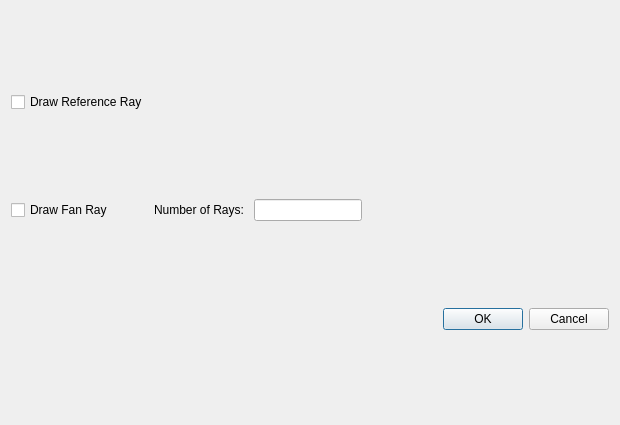
<?xml version="1.0" encoding="UTF-8"?>
<ui version="4.0">
 <class>LayoutDialog</class>
 <widget class="QDialog" name="LayoutDialog">
  <property name="geometry">
   <rect>
    <x>0</x>
    <y>0</y>
    <width>620</width>
    <height>425</height>
   </rect>
  </property>
  <property name="windowTitle">
   <string>Dialog</string>
  </property>
  <layout class="QGridLayout" name="gridLayout">
   <item row="1" column="1">
    <widget class="QLabel" name="label">
     <property name="text">
      <string>Number of Rays: </string>
     </property>
    </widget>
   </item>
   <item row="4" column="1" colspan="3">
    <widget class="QDialogButtonBox" name="buttonBox">
     <property name="orientation">
      <enum>Qt::Horizontal</enum>
     </property>
     <property name="standardButtons">
      <set>QDialogButtonBox::Cancel|QDialogButtonBox::Ok</set>
     </property>
    </widget>
   </item>
   <item row="0" column="0">
    <widget class="QCheckBox" name="checkDrawRefRay">
     <property name="text">
      <string>Draw Reference Ray</string>
     </property>
    </widget>
   </item>
   <item row="1" column="2">
    <widget class="QLineEdit" name="editNumRays">
     <property name="sizePolicy">
      <sizepolicy hsizetype="Preferred" vsizetype="Fixed">
       <horstretch>0</horstretch>
       <verstretch>0</verstretch>
      </sizepolicy>
     </property>
    </widget>
   </item>
   <item row="1" column="0">
    <widget class="QCheckBox" name="checkDrawFan">
     <property name="text">
      <string>Draw Fan Ray</string>
     </property>
    </widget>
   </item>
   <item row="1" column="3">
    <spacer name="horizontalSpacer">
     <property name="orientation">
      <enum>Qt::Horizontal</enum>
     </property>
     <property name="sizeHint" stdset="0">
      <size>
       <width>40</width>
       <height>20</height>
      </size>
     </property>
    </spacer>
   </item>
  </layout>
 </widget>
 <resources/>
 <connections>
  <connection>
   <sender>buttonBox</sender>
   <signal>accepted()</signal>
   <receiver>LayoutDialog</receiver>
   <slot>accept()</slot>
   <hints>
    <hint type="sourcelabel">
     <x>248</x>
     <y>254</y>
    </hint>
    <hint type="destinationlabel">
     <x>157</x>
     <y>274</y>
    </hint>
   </hints>
  </connection>
  <connection>
   <sender>buttonBox</sender>
   <signal>rejected()</signal>
   <receiver>LayoutDialog</receiver>
   <slot>reject()</slot>
   <hints>
    <hint type="sourcelabel">
     <x>316</x>
     <y>260</y>
    </hint>
    <hint type="destinationlabel">
     <x>286</x>
     <y>274</y>
    </hint>
   </hints>
  </connection>
 </connections>
</ui>
